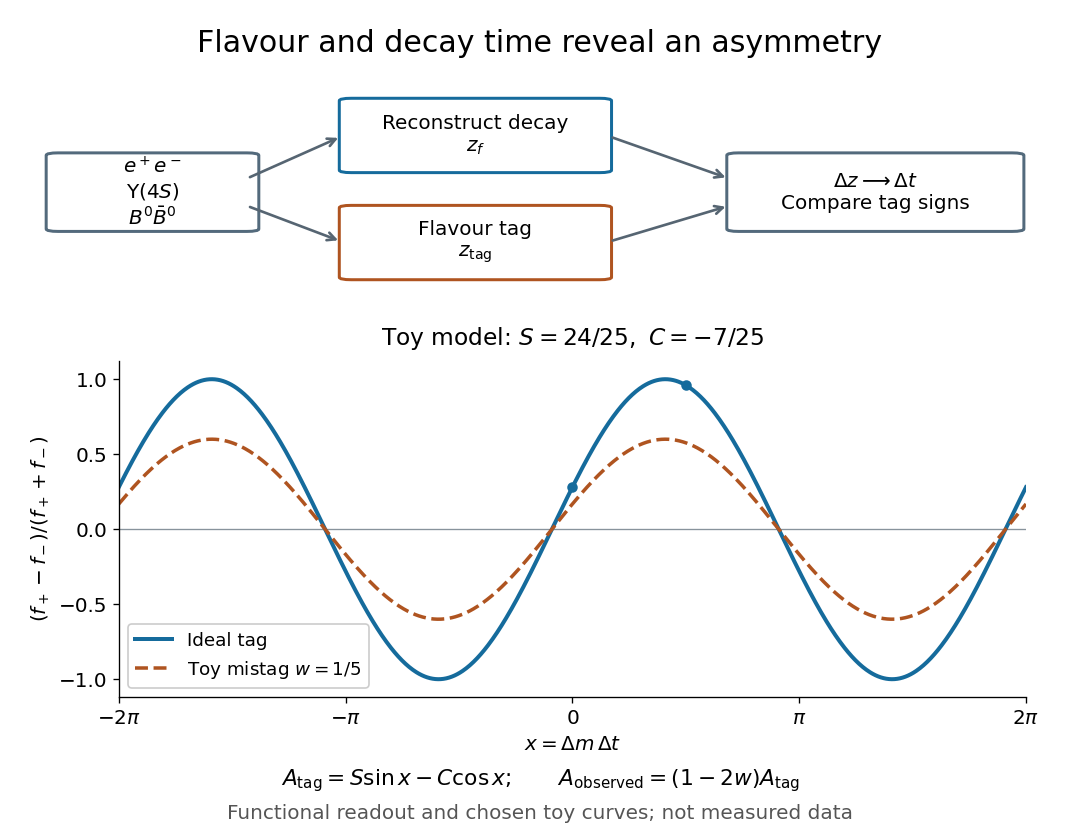

Write Python code to recreate this figure.
"""Functional B-factory readout and original toy; Python 3.14 / MPL 3.10.7 / NumPy 2.3.5."""

from pathlib import Path

import matplotlib.pyplot as plt
import numpy as np
from matplotlib.patches import FancyBboxPatch


def main():
    plt.rcParams.update({"font.size": 12, "figure.facecolor": "white"})
    fig = plt.figure(figsize=(9, 7), dpi=120, facecolor="white")
    diagram = fig.add_axes([0.04, 0.65, 0.92, 0.25])
    diagram.axis("off")
    diagram.set(xlim=(0, 1), ylim=(0, 1))

    def box(x, y, width, height, label, color):
        diagram.add_patch(FancyBboxPatch((x, y), width, height,
                          boxstyle="round,pad=0.012", facecolor="white",
                          edgecolor=color, linewidth=1.8))
        diagram.text(x + width / 2, y + height / 2, label, ha="center", va="center", fontsize=12)

    def arrow(p, q):
        diagram.annotate("", xy=q, xytext=p,
                         arrowprops={"arrowstyle": "->", "lw": 1.6, "color": "#566572"})

    box(0.015, 0.31, 0.19, 0.35, "$e^+e^-$\n$\\Upsilon(4S)$\n$B^0\\bar B^0$", "#536a7c")
    box(0.31, 0.59, 0.25, 0.33, "Reconstruct decay\n$z_f$", "#156b9c")
    box(0.31, 0.08, 0.25, 0.33, "Flavour tag\n$z_{\\rm tag}$", "#af5420")
    box(0.70, 0.31, 0.275, 0.35, "$\\Delta z\\longrightarrow\\Delta t$\nCompare tag signs", "#536a7c")
    arrow((0.205, 0.55), (0.30, 0.75))
    arrow((0.205, 0.42), (0.30, 0.25))
    arrow((0.57, 0.75), (0.69, 0.55))
    arrow((0.57, 0.25), (0.69, 0.42))

    ax = fig.add_axes([0.11, 0.17, 0.84, 0.40])
    x = np.linspace(-2 * np.pi, 2 * np.pi, 1001)
    s, c, w = 24 / 25, -7 / 25, 1 / 5
    ideal = s * np.sin(x) - c * np.cos(x)
    observed = (1 - 2 * w) * ideal
    assert np.max(np.abs(ideal)) <= 1 + 1e-14
    assert abs(s * s + c * c - 1) < 1e-14
    ax.axhline(0, color="#88939c", lw=0.8)
    ax.plot(x, ideal, color="#156b9c", lw=2.4, label="Ideal tag")
    ax.plot(x, observed, color="#af5420", lw=2.1, ls="--", label=r"Toy mistag $w=1/5$")
    ax.scatter([0, np.pi / 2], [7 / 25, 24 / 25], color="#156b9c", zorder=4, s=28)
    ax.set(xlim=(-2 * np.pi, 2 * np.pi), ylim=(-1.12, 1.12),
           ylabel=r"$(f_+-f_-)/(f_++f_-)$", xlabel=r"$x=\Delta m\,\Delta t$")
    ax.set_xticks([-2 * np.pi, -np.pi, 0, np.pi, 2 * np.pi],
                  [r"$-2\pi$", r"$-\pi$", "$0$", r"$\pi$", r"$2\pi$"])
    ax.set_yticks([-1, -0.5, 0, 0.5, 1])
    ax.spines[["top", "right"]].set_visible(False)
    ax.legend(loc="lower left", frameon=True, facecolor="white", framealpha=1, fontsize=11)
    ax.set_title(r"Toy model: $S=24/25,\ C=-7/25$", fontsize=14, pad=10)
    fig.suptitle("Flavour and decay time reveal an asymmetry", fontsize=18, y=0.965)
    fig.text(0.5, 0.065, r"$A_{\rm tag}=S\sin x-C\cos x;\qquad A_{\rm observed}=(1-2w)A_{\rm tag}$",
             ha="center", fontsize=13)
    fig.text(0.5, 0.025, "Functional readout and chosen toy curves; not measured data", ha="center", color="#555555")
    fig.savefig(Path.cwd() / f"{Path(__file__).stem}.png", facecolor="white", transparent=False)
    plt.close(fig)


if __name__ == "__main__":
    main()
